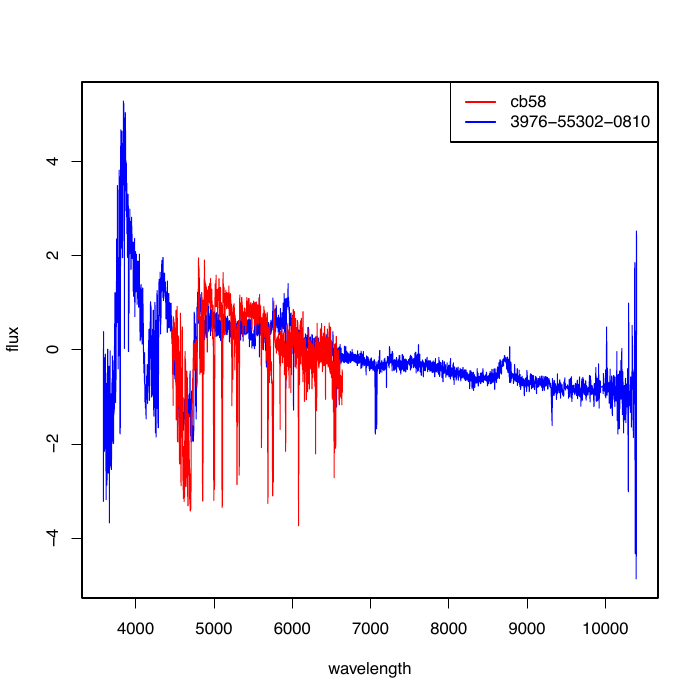

This figure's R source:
library(astro)
rm(list = ls())

args = (commandArgs(trailingOnly=TRUE))
if(length(args) == 4){
  template_spectrum = args[1]
  data_directory = args[2]
  spectrum_name = args[3]
  position = args[4]
} else {
  cat('usage: R CMD BATCH "--args <template spectrum> <data directory> <spectrum_name> <position>" graph.R', file=stderr())
  stop()
}

cb58 = as.data.frame(read.fitstab(args[1]))
cb58_wavelength = 10^cb58$LOGLAM
cb58_flux = cb58$FLUX
cb58 = data.frame(cb58, wavelength = cb58_wavelength)
cb58_flux_nm = (cb58_flux - mean(cb58_flux))/sd(cb58_flux)
cb58_len = length(cb58_flux_nm)

specname = paste("spec-", args[3], ".fits", sep = "")
position = as.numeric(args[4])

spec = as.data.frame(read.fitstab(paste(data_directory, "/", specname, sep = "")))
spec$wavelength = 10^spec$loglam
spec = spec[spec$and_mask == 0,]
spec_flux_nm = (spec$flux - mean(spec$flux))/sd(spec$flux)

pdf(paste(args[3], ".pdf", sep = ""))
plot(spec$wavelength, spec_flux_nm, type = "l", col = "blue", xlab = "wavelength", ylab = "flux")
lines(spec$wavelength[position]:(spec$wavelength[position]+cb58_len-1), cb58_flux_nm, type = "l", col = "red", xlab = "wavelength", ylab = "flux")
legend("topright", legend = c("cb58", paste(args[3])), lty = c(1,1), col = c("red", "blue"))
dev.off()